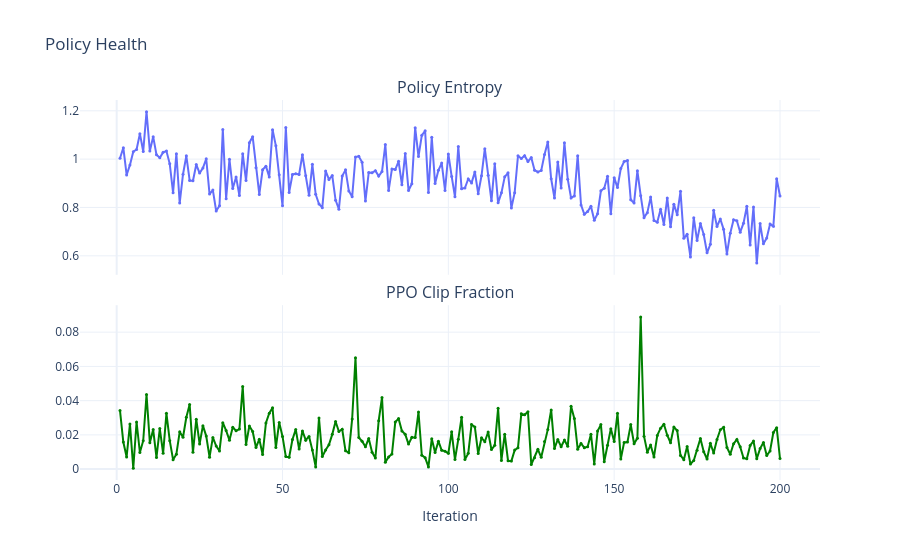

Source (notebook cell):
### Markdown cell above
## Policy Health: Entropy & Clip Fraction

- **Entropy**: higher = more exploration. Should decrease slowly as policy becomes
  more confident. If it collapses to near 0, the policy is overfitting.
- **Clip fraction**: fraction of samples where PPO clipped the ratio. 1-10% is
  healthy; if it's consistently >20%, consider lowering the learning rate.

### Code cell
if not ppo.empty:
    fig = make_subplots(rows=2, cols=1, shared_xaxes=True,
                        subplot_titles=["Policy Entropy", "PPO Clip Fraction"],
                        vertical_spacing=0.08)
    fig.add_trace(go.Scatter(x=ppo["iter"], y=ppo["entropy"], mode="lines+markers",
                             name="entropy", marker=dict(size=3)), row=1, col=1)
    fig.add_trace(go.Scatter(x=ppo["iter"], y=ppo["clip_frac"], mode="lines+markers",
                             name="clip_frac", marker=dict(size=3),
                             line=dict(color="green")), row=2, col=1)
    fig.update_layout(height=450, title="Policy Health",
                      xaxis2_title="Iteration", showlegend=False)
    fig.show()

### Figure 1 — Plotly figure (JSON) as saved in the notebook; plotly's stock layout.template omitted (floating-point values rounded to 4 significant figures; data arrays with more than 128 entries replaced by an {"elided": "..."} marker saying what was removed)
{"data": [{"marker": {"size": 3}, "mode": "lines+markers", "name": "entropy", "type": "scatter", "x": {"elided": "200 int values"}, "xaxis": "x", "y": {"elided": "200 float values"}, "yaxis": "y"}, {"line": {"color": "green"}, "marker": {"size": 3}, "mode": "lines+markers", "name": "clip_frac", "type": "scatter", "x": {"elided": "200 int values"}, "xaxis": "x2", "y": {"elided": "200 float values"}, "yaxis": "y2"}], "layout": {"annotations": [{"font": {"size": 16}, "showarrow": false, "text": "Policy Entropy", "x": 0.5, "xanchor": "center", "xref": "paper", "y": 1, "yanchor": "bottom", "yref": "paper"}, {"font": {"size": 16}, "showarrow": false, "text": "PPO Clip Fraction", "x": 0.5, "xanchor": "center", "xref": "paper", "y": 0.46, "yanchor": "bottom", "yref": "paper"}], "autosize": true, "showlegend": false, "title": {"text": "Policy Health"}, "xaxis": {"anchor": "y", "autorange": true, "domain": [0, 1], "matches": "x2", "range": [-10.74, 211.7], "showticklabels": false, "type": "linear"}, "xaxis2": {"anchor": "y2", "autorange": true, "domain": [0, 1], "range": [-10.74, 211.7], "title": {"text": "Iteration"}, "type": "linear"}, "yaxis": {"anchor": "x", "autorange": true, "domain": [0.54, 1], "range": [0.5156, 1.251], "type": "linear"}, "yaxis2": {"anchor": "x2", "autorange": true, "domain": [0, 0.46], "range": [-0.007197, 0.0966], "type": "linear"}}}
